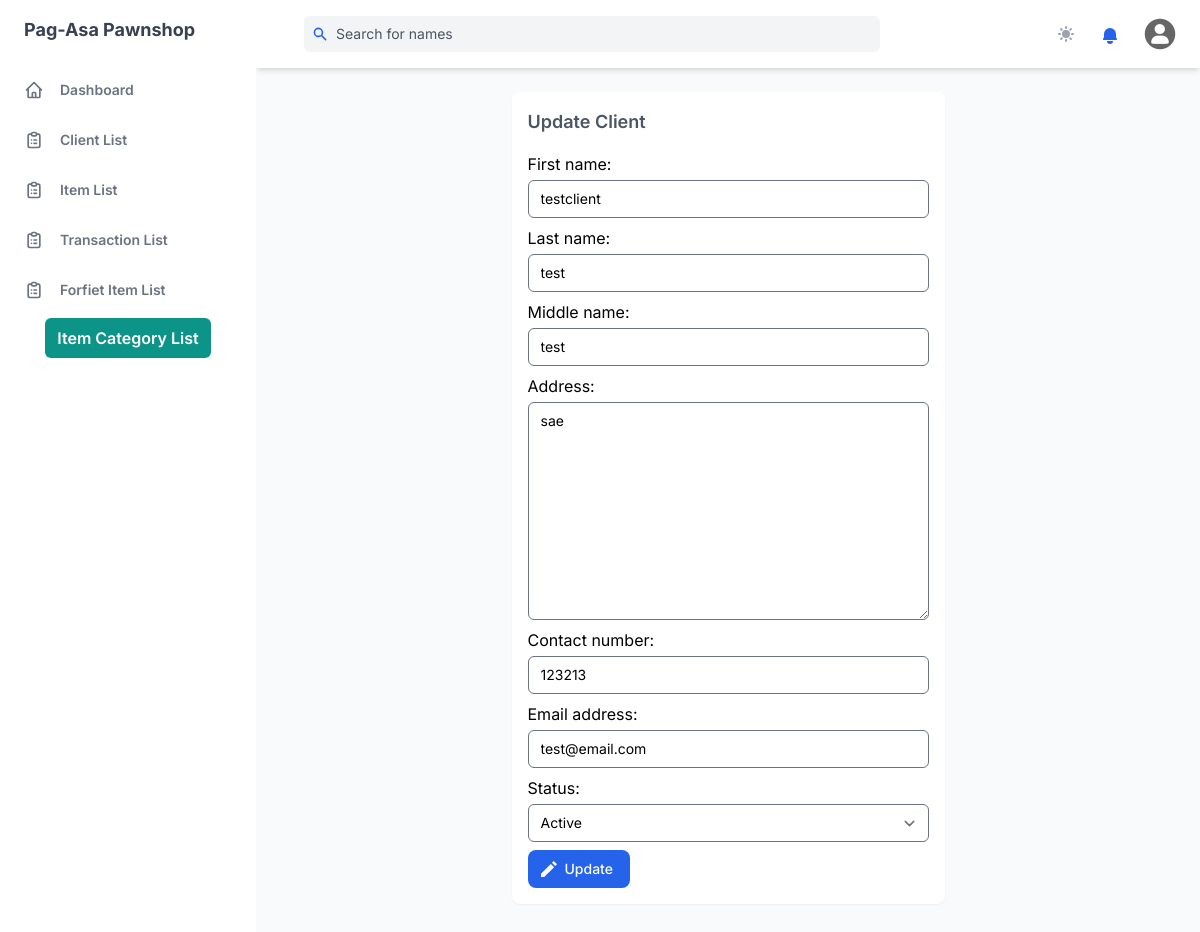
Page /client/update/15 (signed in) on the committed database.
### management_system/models.py (models this page shows, shortened)
class Client(models.Model):
    CLIENT_STATUS =  [
    ('active', 'Active'),
    ('inactive', 'Inactive'),
    ]
    first_name = models.CharField(max_length=255)
    last_name = models.CharField(max_length=255)
    middle_name = models.CharField(max_length=255, null=True, blank=True)
    address = models.TextField(max_length=500)
    contact_number = models.IntegerField()
    email_address = models.CharField(max_length=255, blank=True, null=True)
    status = models.CharField(max_length=10, choices=CLIENT_STATUS, default='active')
    created = models.DateTimeField(auto_now_add=True)
    updated = models.DateTimeField(auto_now=True)

### management_system/views.py (the view, shortened to what this page needs)
class ClientUpdateView(LoginRequiredMixin, View):
    def get(self, request, pk):
        client = Client.objects.get(pk=pk)
        form = ClientForm(instance=client)
        context = {
            'form': form,
            'client': client,
            'categories': category_list(Category)
            }
        return render(request, 'components/client_update.html', context)

### management_system/forms.py
class ClientForm(forms.ModelForm):
    class Meta:
        model = Client
        fields = "__all__"
    def __init__(self, *args, **kwargs):
        super().__init__(*args, **kwargs)
        for field in self.fields:
            self.fields[str(field)].widget.attrs.update({
                'class': 'rounded-md mb-2 block w-full mt-1 text-sm dark:border-gray-600 dark:bg-gray-700 focus:border-blue-400 focus:outline-none focus:ring-0 focus:shadow-outline-blue dark:text-gray-300 dark:focus:shadow-outline-gray form-input',
                'placeholder': str(field).replace('_', ' ').capitalize(),
            })

### management_system/models.py (called while the page is built)
    def __str__(self) -> str:
        return f"{self.name}".capitalize()

### management_system/views.py (called while the page is built)
def category_list(category_model):
    categories = category_model.objects.all()
    return categories

### templates/components/client_update.html (shortened to what this page needs)
{% extends 'base.html' %}
{% block content %}
<div class="min-w-0 p-4 mx-auto mt-6 space-y-2 bg-white rounded-lg shadow-xs shadow-sm  dark:bg-gray-800">
    <h3 class="mb-4 text-lg font-semibold text-gray-600 dark:text-gray-300">Update Client</h1>
    <form action="{% url 'client_update' client.pk %}" method="POST" hx-boost="true" hx-indicator="#my-indicator">
        {{form}}
        <button
        class="flex items-center justify-between px-4 py-2 text-sm font-medium leading-5 text-white transition-colors duration-150 bg-blue-600 border border-transparent rounded-lg active:bg-blue-600 hover:bg-blue-700 focus:outline-none focus:shadow-outline-blue"
      >
      <svg  fill="currentColor" class="w-4 h-4 mr-2 -ml-1"xmlns="http://www.w3.org/2000/svg" viewBox="0 0 20 20"><path d="M12.3 3.7l4 4L4 20H0v-4L12.3 3.7zm1.4-1.4L16 0l4 4-2.3 2.3-4-4z"/></svg>
            <span>Update</span>
      </button>
    </form>
  </div>
{% endblock %}

### rows in the picture
Client: first_name "testclient", last_name "test", middle_name "test", address "sae", contact_number "123213", email_address "test@email.com", status "Active"
